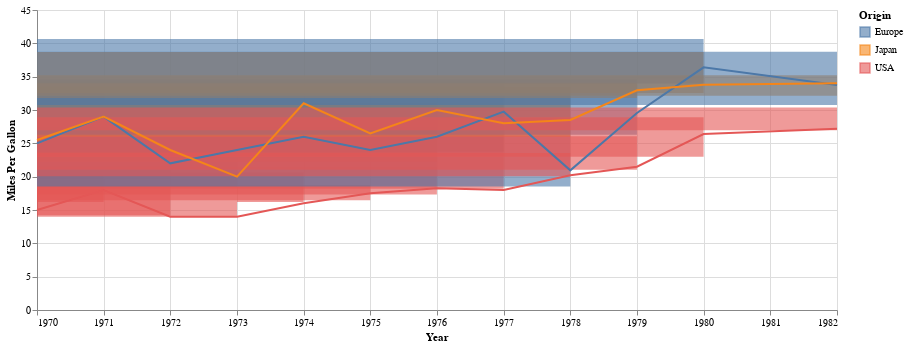

The notebook cell this image was saved under:
### Code cell
base = alt.Chart(cars).encode(
    x='Year:T',
    color='Origin:N'
).properties(width=800)

(
    base.mark_rect(opacity=0.6).encode(
        y='ci0(Miles_per_Gallon):Q',
        y2='ci1(Miles_per_Gallon):Q',
    )
    + base.mark_line().encode(
        y=alt.Y('median(Miles_per_Gallon):Q', title='Miles Per Gallon'),
    )
) #.to_dict()

### Figure 1 — Vega-Lite specification as saved in the notebook (floating-point values rounded to 4 significant figures; data arrays with more than 128 entries replaced by an {"elided": "..."} marker saying what was removed)
{"$schema": "https://vega.github.io/schema/vega-lite/v2.6.0.json", "config": {"view": {"height": 300, "width": 400}}, "datasets": {"data-f02450ab61490a1363517a0190416235": {"elided": "406 records"}}, "layer": [{"data": {"name": "data-f02450ab61490a1363517a0190416235"}, "encoding": {"color": {"field": "Origin", "type": "nominal"}, "x": {"field": "Year", "type": "temporal"}, "y": {"aggregate": "ci0", "field": "Miles_per_Gallon", "type": "quantitative"}, "y2": {"aggregate": "ci1", "field": "Miles_per_Gallon", "type": "quantitative"}}, "mark": {"opacity": 0.6, "type": "rect"}, "width": 800}, {"data": {"name": "data-f02450ab61490a1363517a0190416235"}, "encoding": {"color": {"field": "Origin", "type": "nominal"}, "x": {"field": "Year", "type": "temporal"}, "y": {"aggregate": "median", "field": "Miles_per_Gallon", "title": "Miles Per Gallon", "type": "quantitative"}}, "mark": "line", "width": 800}]}
